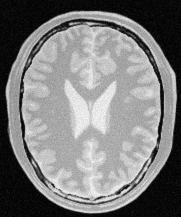
#> input picture data/a1images/brain_proton_density_slice.png, 181 x 217 px
$ jupyter execute Question2_Histogram_Equalization.ipynb
#> lines starting #> are read from the running program, lines starting #| are printed output that depends on the picture
Question02 - Accentuating White and Gray Matter

[cell 1]
import cv2 as cv
import numpy as np
import matplotlib.pyplot as plt
from pathlib import Path
import os

[cell 2]
# Set paths for input/output
input_image_path = Path("../data/a1images/brain_proton_density_slice.png")

output_folder = Path("../data/output_images")
os.makedirs(output_folder, exist_ok=True)

output_white = output_folder / "q2_white_matter.png"
output_gray = output_folder / "q2_gray_matter.png"

[cell 3]
# Load image in grayscale
img_gray = cv.imread(str(input_image_path), cv.IMREAD_GRAYSCALE)
#> img_gray is the input picture: shape (217, 181); min 0, max 251, mean 123.7
if img_gray is None:
    raise FileNotFoundError(f"Could not find image at {input_image_path}")

# Display original brain image
plt.imshow(img_gray, cmap='gray')
plt.title("Original Brain Image")
plt.axis('off')
plt.show()

[cell 4]
# Build LUTs for White and Gray Matter

# White matter LUT: accentuates high intensity range
lut_white = np.zeros(256, dtype=np.uint8)
lut_white[141:181] = np.linspace(141, 180, 40).astype('uint8')

# Gray matter LUT: accentuates mid intensity range
lut_gray = np.zeros(256, dtype=np.uint8)
lut_gray[181:221] = np.linspace(181, 220, 40).astype('uint8')

[cell 5]
# Apply LUTs to image
img_white = cv.LUT(img_gray, lut_white)
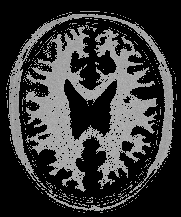
#> img_white: shape (217, 181); min 0, max 180, mean 56.4
img_gray_accent = cv.LUT(img_gray, lut_gray)
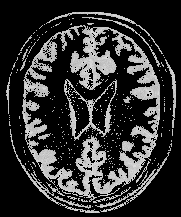
#> img_gray_accent: shape (217, 181); min 0, max 220, mean 50.3

[cell 6]
# Display Original vs White/Gray Matter Accentuated Images
fig, axs = plt.subplots(1, 3, figsize=(15,5))

axs[0].imshow(img_gray, cmap='gray')
axs[0].set_title("Original Brain Image")
axs[0].axis('off')

axs[1].imshow(img_white, cmap='gray')
axs[1].set_title("White Matter Accentuated")
axs[1].axis('off')

axs[2].imshow(img_gray_accent, cmap='gray')
axs[2].set_title("Gray Matter Accentuated")
axs[2].axis('off')

plt.show()
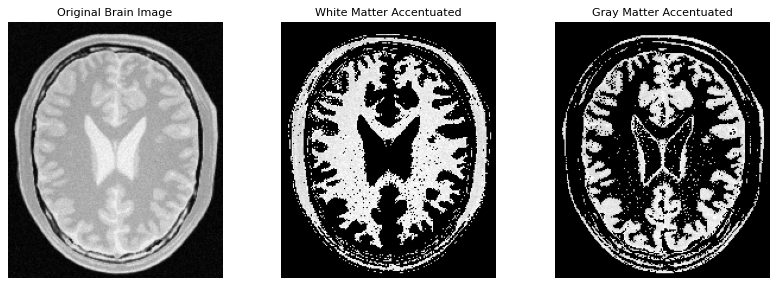
#> figure drawn by matplotlib, 3 panels

[cell 7]
# Display LUTs
plt.figure(figsize=(10,4))

plt.subplot(1,2,1)
plt.plot(lut_white, color='blue')
plt.title("LUT – White Matter")
plt.xlabel("Input Intensity")
plt.ylabel("Output Intensity")
plt.ylim(0,255)
plt.grid(True)

plt.subplot(1,2,2)
plt.plot(lut_gray, color='green')
plt.title("LUT – Gray Matter")
plt.xlabel("Input Intensity")
plt.ylabel("Output Intensity")
plt.ylim(0,255)
plt.grid(True)

plt.show()
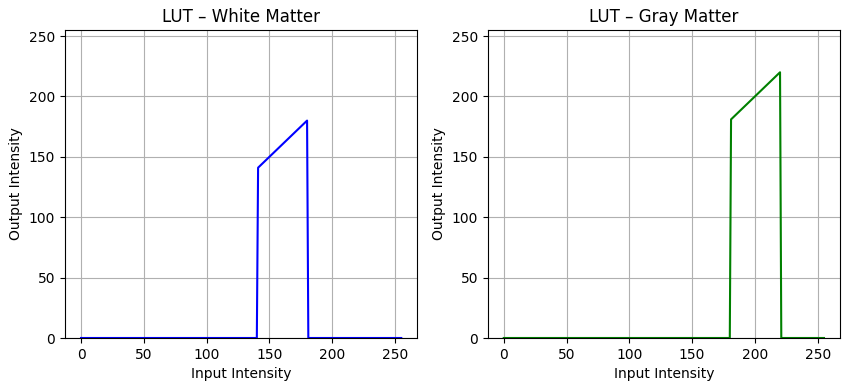
#> figure drawn by matplotlib, 2 panels; panel 1: curve peaks at x = 180, y = 180; panel 2: curve peaks at x = 220, y = 220

[cell 8]
# Save the transformed images
cv.imwrite(str(output_white), img_white)
cv.imwrite(str(output_gray), img_gray_accent)

print("White and gray matter images saved in:", output_folder)

[cell 9]
# Display histograms
plt.figure(figsize=(15,5))

# Original brain image histogram
plt.subplot(1,3,1)
plt.hist(img_gray.ravel(), bins=256, range=(0,255), color='gray')
plt.title("Original Brain Image Histogram")
plt.xlabel("Pixel Intensity")
plt.ylabel("Frequency")

# White matter histogram
plt.subplot(1,3,2)
plt.hist(img_white.ravel(), bins=256, range=(0,255), color='blue')
plt.title("White Matter Accentuated Histogram")
plt.xlabel("Pixel Intensity")
plt.ylabel("Frequency")

# Gray matter histogram
plt.subplot(1,3,3)
plt.hist(img_gray_accent.ravel(), bins=256, range=(0,255), color='green')
plt.title("Gray Matter Accentuated Histogram")
plt.xlabel("Pixel Intensity")
plt.ylabel("Frequency")

plt.tight_layout()
plt.show()
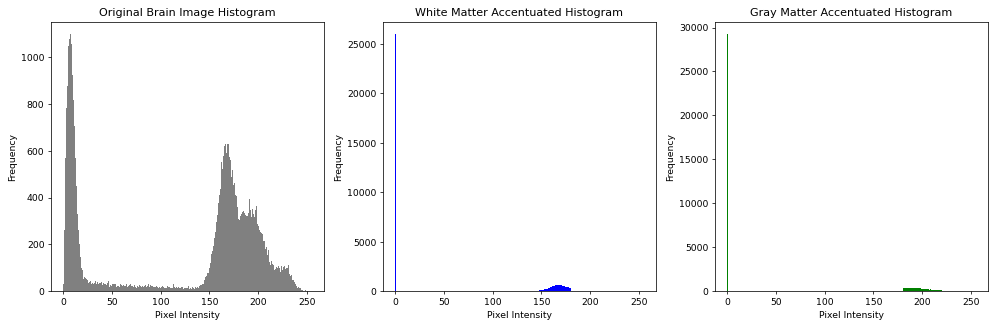
#> figure drawn by matplotlib, 3 panels; panel 1: tallest bar 1097 high, from x = 6.97 to 7.97; panel 2: tallest bar 25973 high, from x = 0 to 0.996; panel 3: tallest bar 29217 high, from x = 0 to 0.996
